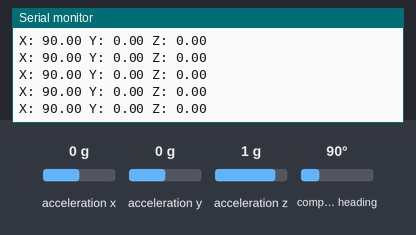
The sketch below on a simulated Arduino Uno, built with avr-gcc and run on an emulated ATmega328P. On the bench: the last lines printed to the serial monitor. The inputs (shaded band) are chosen by the test bench; at power-on: acceleration x 0 g, acceleration y 0 g, acceleration z 1 g, compass heading 90°.

Above: at 2.2 s.
2.3 s: acceleration x set to -1.4 g
At 2.37 s:
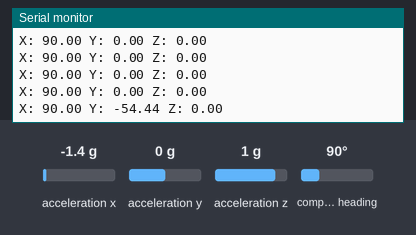
5.3 s: acceleration y set to -1.4 g
At 5.3 s:
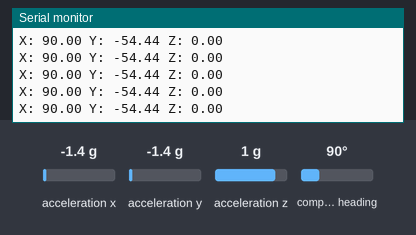
6.8 s: acceleration z set to -1.4 g
At 6.87 s:
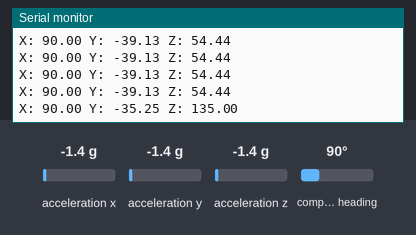
8.3 s: compass heading set to 7°
At 8.34 s:
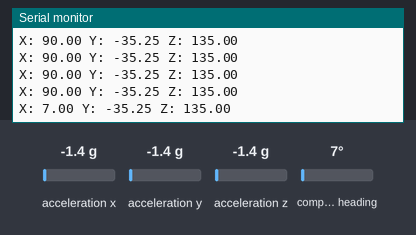
Timing chart, 0 to 10.8 s (numbered marks = the images above; inputs shaded):
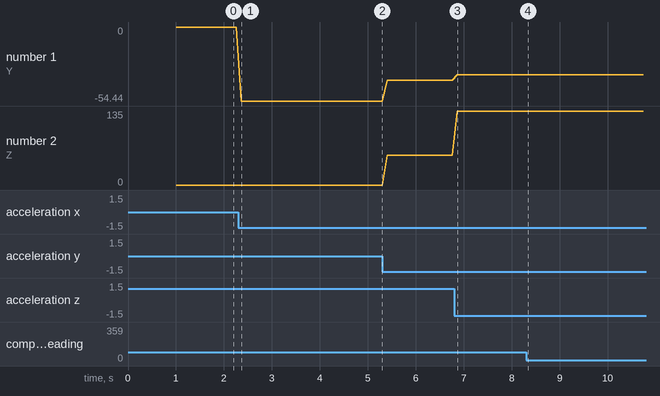

The sketch:

IMU.ino
```cpp
#include <Wire.h>
#include <Adafruit_Sensor.h>
#include <Adafruit_BNO055.h>
#include <utility/imumaths.h>

Adafruit_BNO055 bno = Adafruit_BNO055(55);
sensors_event_t event;

void setup(void)
{
  Serial.begin(9600);
  Serial.println("Orientation Sensor Test"); Serial.println("");

  /* Initialise the sensor */
  if(!bno.begin())
  {
    /* There was a problem detecting the BNO055 ... check your connections */
    Serial.print("Ooops, no BNO055 detected ... Check your wiring or I2C ADDR!");
    while(1);
  }

  delay(1000);

  bno.setExtCrystalUse(true);
}

void loop(void)
{
  /* Get a new sensor event */

  bno.getEvent(&event);

  imu::Vector<3> euler = bno.getVector(Adafruit_BNO055::VECTOR_EULER);
  Serial.print("X: ");
  Serial.print(euler.x());
  Serial.print(" Y: ");
  Serial.print(euler.y());
  Serial.print(" Z: ");
  Serial.print(euler.z());
  Serial.println("");

  /* Display the floating point data */
  /*Serial.print("X: ");
  Serial.print(event.orientation.x, 4);
  Serial.print("\tY: ");
  Serial.print(event.orientation.y, 4);
  Serial.print("\tZ: ");
  Serial.print(event.orientation.z, 4);
  Serial.println("");*/

  delay(100);
}
```

Measured:
- after the input at 2.3 s, the serial monitor: prints a new line after 0.06 s (image 1)
- after the input at 6.8 s, the serial monitor: prints a new line after 0.07 s (image 3)
- after the input at 8.3 s, the serial monitor: prints a new line at once (image 4)
- plotted number 1: 0 → -54.44 after the input at 2.3 s, -54.44 → -39.13 after the input at 5.3 s, -39.13 → -35.25 after the input at 6.8 s
- plotted number 2: 0 → 54.44 after the input at 5.3 s, 54.44 → 135 after the input at 6.8 s
